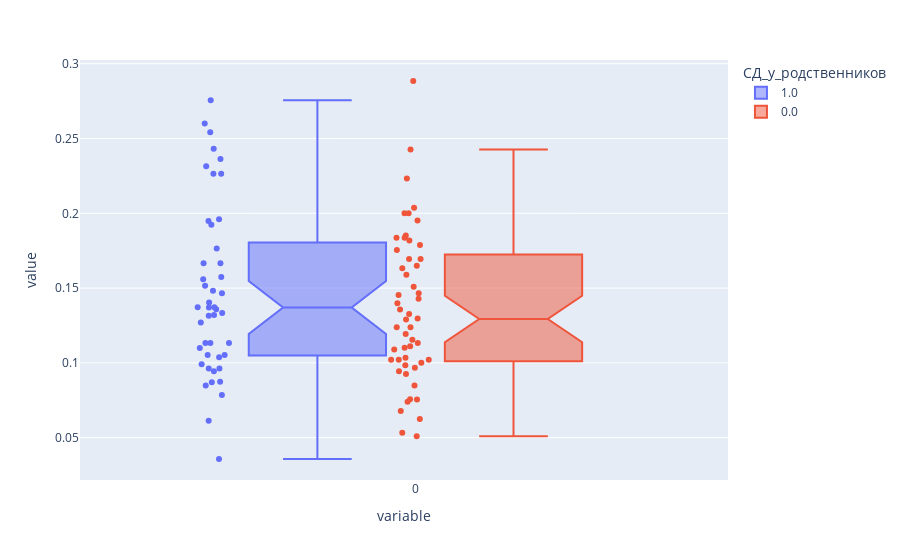

The notebook cell saved with this chart:
### Code cell
numerator = (data['BGMax'].groupby('N').median()-
             data['BG120'].groupby('N').median())
denominator = data['BG120'].groupby('N').median()
bg_drop_rate = numerator / denominator
px.box(pd.concat([bg_drop_rate, noutof_clinical_data['СД_у_родственников']],
                  axis=1),
       color='СД_у_родственников', notched=True, points='all')

### Figure 1 — Plotly figure (JSON) as saved in the notebook; plotly's stock layout.template omitted (floating-point values rounded to 4 significant figures)
{"data": [{"alignmentgroup": "True", "boxpoints": "all", "hovertemplate": "СД_у_родственников=1.0<br>variable=%{x}<br>value=%{y}<extra></extra>", "legendgroup": "1.0", "marker": {"color": "#636efa"}, "name": "1.0", "notched": true, "offsetgroup": "1.0", "orientation": "v", "showlegend": true, "type": "box", "x": ["0", "0", "0", "0", "0", "0", "0", "0", "0", "0", "0", "0", "0", "0", "0", "0", "0", "0", "0", "0", "0", "0", "0", "0", "0", "0", "0", "0", "0", "0", "0", "0", "0", "0", "0", "0", "0", "0", "0", "0", "0", "0", "0", "0", "0"], "x0": " ", "xaxis": "x", "y": [0.1333, 0.1667, 0.26, 0.1404, 0.07843, 0.127, 0.09434, 0.2364, 0.06122, 0.0991, 0.2432, 0.1373, 0.1923, 0.2264, 0.1053, 0.1515, 0.1466, 0.08696, 0.2315, 0.08491, 0.1321, 0.137, 0.11, 0.1053, 0.09615, 0.1574, 0.156, 0.03571, 0.1961, 0.1765, 0.1316, 0.1132, 0.1481, 0.1132, 0.1949, 0.1373, 0.09615, 0.2756, 0.2264, 0.1038, 0.1359, 0.0873, 0.1667, 0.2542, 0.1132], "y0": " ", "yaxis": "y"}, {"alignmentgroup": "True", "boxpoints": "all", "hovertemplate": "СД_у_родственников=0.0<br>variable=%{x}<br>value=%{y}<extra></extra>", "legendgroup": "0.0", "marker": {"color": "#EF553B"}, "name": "0.0", "notched": true, "offsetgroup": "0.0", "orientation": "v", "showlegend": true, "type": "box", "x": ["0", "0", "0", "0", "0", "0", "0", "0", "0", "0", "0", "0", "0", "0", "0", "0", "0", "0", "0", "0", "0", "0", "0", "0", "0", "0", "0", "0", "0", "0", "0", "0", "0", "0", "0", "0", "0", "0", "0", "0", "0", "0", "0", "0", "0", "0", "0", "0", "0", "0", "0", "0"], "x0": " ", "xaxis": "x", "y": [0.08491, 0.1455, 0.1509, 0.1193, 0.102, 0.2037, 0.1951, 0.05085, 0.1, 0.1356, 0.1633, 0.1089, 0.1589, 0.09677, 0.1327, 0.1398, 0.2, 0.102, 0.1429, 0.2427, 0.1837, 0.1789, 0.129, 0.1818, 0.2885, 0.1034, 0.0678, 0.1296, 0.07563, 0.2233, 0.1466, 0.09434, 0.1695, 0.1695, 0.0625, 0.1852, 0.1649, 0.1154, 0.09259, 0.1101, 0.102, 0.1132, 0.2, 0.07407, 0.09836, 0.1238, 0.05319, 0.1111, 0.1837, 0.1754, 0.07547, 0.1238], "y0": " ", "yaxis": "y"}], "layout": {"boxmode": "group", "legend": {"title": {"text": "СД_у_родственников"}, "tracegroupgap": 0}, "margin": {"t": 60}, "xaxis": {"anchor": "y", "domain": [0, 1], "title": {"text": "variable"}}, "yaxis": {"anchor": "x", "domain": [0, 1], "title": {"text": "value"}}}}
